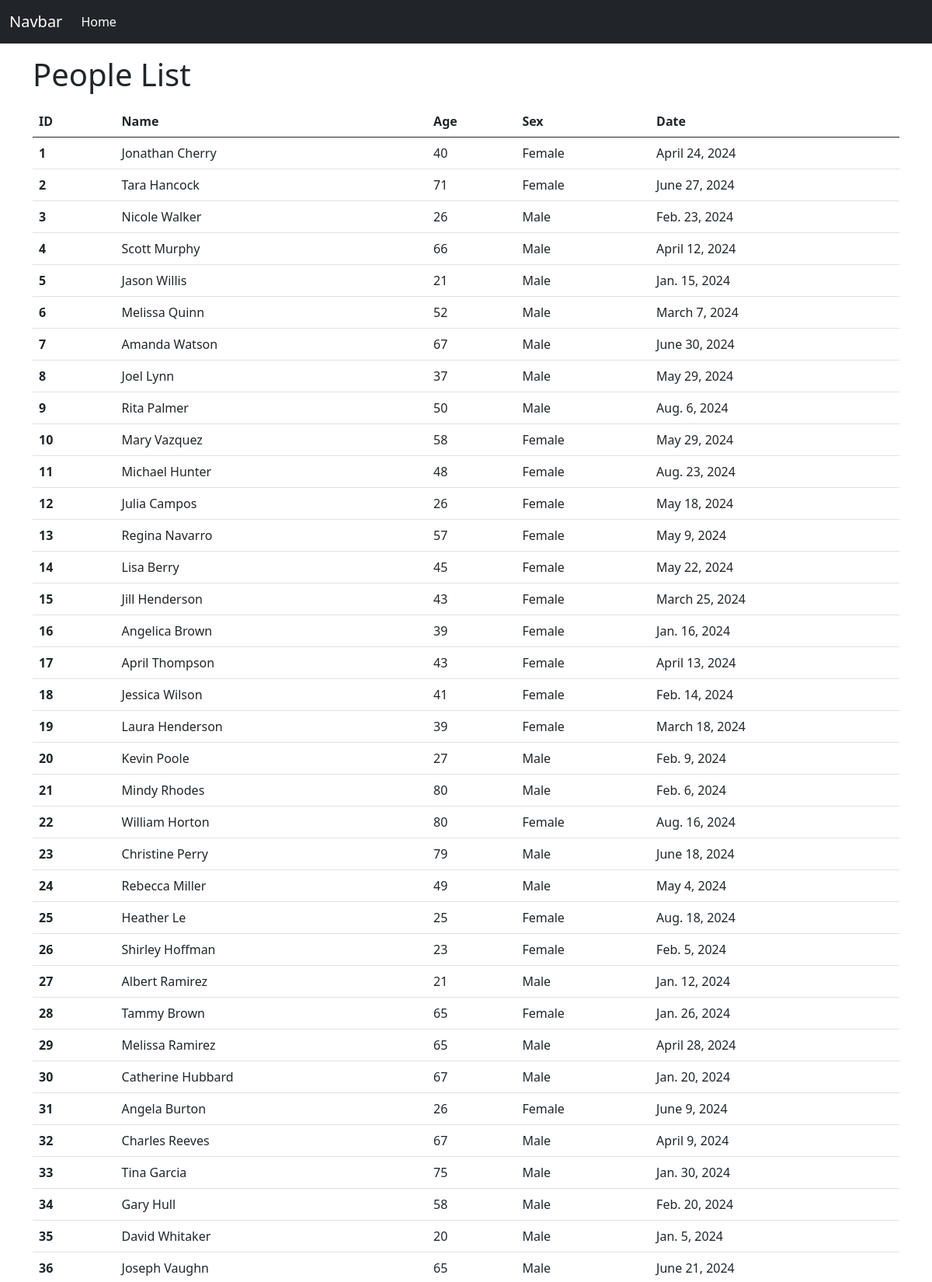
The page / (upper part) on the database its author committed.
### people/models.py (models this page shows, shortened)
class Person(models.Model):
    sex_choices = [
        ('Male', 'Male'),
        ('Female', 'Female'),
    ]
    name = models.CharField(max_length=100)
    age = models.IntegerField()
    sex = models.CharField(max_length=100, choices=sex_choices)
    created_at = models.DateField()

### people/views.py (the view)
# urls.py: path('', index, name='index')
def index(request):
    persons = Person.objects.all()
    context = {
        'persons': persons
    }
    return render(request, 'index.html', context)

### people/templates/index.html (shortened to what this page needs)
<!DOCTYPE html>
<html lang="en">
<head>
    <link href="https://cdn.jsdelivr.net/npm/bootstrap@5.0.2/dist/css/bootstrap.min.css" rel="stylesheet"
>
</head>
<body>
    <nav class="navbar navbar-expand-lg navbar-dark bg-dark">
        <div class="container-fluid">
            <a class="navbar-brand" href="#">Navbar</a>
            <div class="collapse navbar-collapse" id="navbarNav">
                <ul class="navbar-nav">
                    <li class="nav-item">
                        <a class="nav-link active" aria-current="page" href="{% url 'index' %}">Home</a>
                    </li>
                </ul>
            </div>
        </div>
    </nav>
    <div class="container">
        <div class="table-responsive mt-3">
            <h1>People List</h1>
            <table class="table table-hover mt-3">
                <thead>
                    <tr>
                        <th scope="col">ID</th>
                        <th scope="col">Name</th>
                        <th scope="col">Age</th>
                        <th scope="col">Sex</th>
                        <th scope="col">Date</th>
                    </tr>
                </thead>
                <tbody>
                    {% for person in persons %}
                    <tr>
                        <th scope="row">{{ person.id }}</th>
                        <td>{{ person.name }}</td>
                        <td>{{ person.age }}</td>
                        <td>{{ person.sex }}</td>
                        <td>{{ person.created_at }}</td>
                    </tr>
                    {% endfor %}
                </tbody>
            </table>
        </div>
    </div>
</body>
</html>

### rows shown on the page
Person: id "1", name "Jonathan Cherry", age "40", sex "Female", created_at "April 24, 2024"
Person: id "2", name "Tara Hancock", age "71", sex "Female", created_at "June 27, 2024"
Person: id "3", name "Nicole Walker", age "26", sex "Male", created_at "Feb. 23, 2024"
Person: id "4", name "Scott Murphy", age "66", sex "Male", created_at "April 12, 2024"
Person: id "5", name "Jason Willis", age "21", sex "Male", created_at "Jan. 15, 2024"
Person: id "6", name "Melissa Quinn", age "52", sex "Male", created_at "March 7, 2024"
Person: id "7", name "Amanda Watson", age "67", sex "Male", created_at "June 30, 2024"
Person: id "8", name "Joel Lynn", age "37", sex "Male", created_at "May 29, 2024"
Person: id "9", name "Rita Palmer", age "50", sex "Male", created_at "Aug. 6, 2024"
Person: id "10", name "Mary Vazquez", age "58", sex "Female", created_at "May 29, 2024"
Person: id "11", name "Michael Hunter", age "48", sex "Female", created_at "Aug. 23, 2024"
Person: id "12", name "Julia Campos", age "26", sex "Female", created_at "May 18, 2024"
Person: id "13", name "Regina Navarro", age "57", sex "Female", created_at "May 9, 2024"
Person: id "14", name "Lisa Berry", age "45", sex "Female", created_at "May 22, 2024"
Person: id "15", name "Jill Henderson", age "43", sex "Female", created_at "March 25, 2024"
Person: id "16", name "Angelica Brown", age "39", sex "Female", created_at "Jan. 16, 2024"
Person: id "17", name "April Thompson", age "43", sex "Female", created_at "April 13, 2024"
Person: id "18", name "Jessica Wilson", age "41", sex "Female", created_at "Feb. 14, 2024"
Person: id "19", name "Laura Henderson", age "39", sex "Female", created_at "March 18, 2024"
Person: id "20", name "Kevin Poole", age "27", sex "Male", created_at "Feb. 9, 2024"
Person: id "21", name "Mindy Rhodes", age "80", sex "Male", created_at "Feb. 6, 2024"
Person: id "22", name "William Horton", age "80", sex "Female", created_at "Aug. 16, 2024"
Person: id "23", name "Christine Perry", age "79", sex "Male", created_at "June 18, 2024"
Person: id "24", name "Rebecca Miller", age "49", sex "Male", created_at "May 4, 2024"
Person: id "25", name "Heather Le", age "25", sex "Female", created_at "Aug. 18, 2024"
Person: id "26", name "Shirley Hoffman", age "23", sex "Female", created_at "Feb. 5, 2024"
Person: id "27", name "Albert Ramirez", age "21", sex "Male", created_at "Jan. 12, 2024"
Person: id "28", name "Tammy Brown", age "65", sex "Female", created_at "Jan. 26, 2024"
Person: id "29", name "Melissa Ramirez", age "65", sex "Male", created_at "April 28, 2024"
Person: id "30", name "Catherine Hubbard", age "67", sex "Male", created_at "Jan. 20, 2024"
Person: id "31", name "Angela Burton", age "26", sex "Female", created_at "June 9, 2024"
Person: id "32", name "Charles Reeves", age "67", sex "Male", created_at "April 9, 2024"
Person: id "33", name "Tina Garcia", age "75", sex "Male", created_at "Jan. 30, 2024"
Person: id "34", name "Gary Hull", age "58", sex "Male", created_at "Feb. 20, 2024"
Person: id "35", name "David Whitaker", age "20", sex "Male", created_at "Jan. 5, 2024"
Person: id "36", name "Joseph Vaughn", age "65", sex "Male", created_at "June 21, 2024"
